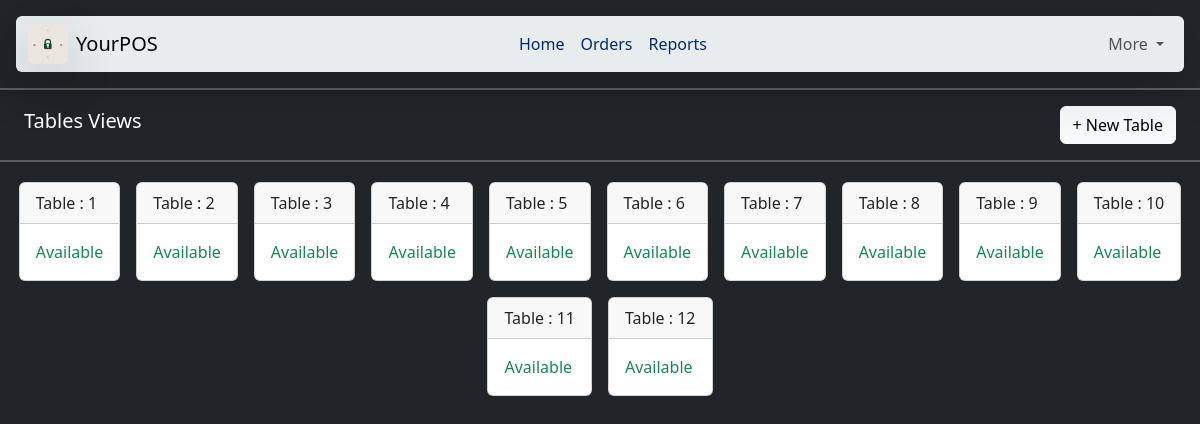
The page /orders on the database its author committed.
### home/models.py (models this page shows, shortened)
class TableInfo(models.Model):
    class Status(models.TextChoices):
        AVAILABLE = "A", "Available"
        OCCUPIED = "O", "Occupied"
    table_no = models.IntegerField(primary_key=True)
    status = models.CharField(
        max_length=1,
        choices=Status.choices,
        default=Status.AVAILABLE
    )

### home/views.py (the view, shortened to what this page needs)
# urls.py: path("orders", views.orders, name='orders'),
def orders(request):
    data = TableInfo.objects.all().order_by('table_no')
    return render(request, 'orders.html', {'items': data})

### templates/orders.html (shortened to what this page needs)
{% extends "base.html" %}
{% block body %}
<hr class="border border-light border-1">
<div class="container-fluid d-flex justify-content-between align-items-center px-4">
    <h5>Tables Views</h5>
    <button class="btn btn-light" data-bs-toggle="modal" data-bs-target="#addTableModal">+ New Table</button>
</div>
<hr class="border border-white border-1">
<div class="container-fluid">
    <div class="justify-content-center d-flex flex-wrap gap-2 my-3">
        {% for item in items %}
        <div class="card d-inline-flex m-1 hover-card">
            <a href="{% url 'createorders' item.pk %}">
            <div class="card-header">Table : {{ item.table_no }}</div>
            {% if item.status == "A" %}
                <div class="card-body text-success">{{ item.get_status_display }}</div>
            {% elif item.status == "O" %}
                <div class="card-body text-danger">{{ item.get_status_display }}</div>
            {% endif %}
            </a>
        </div>
        {% endfor %}
    </div>
</div>
{% endblock body %}

### templates/orders.html (style rules this page uses)
.hover-card { transition: transform 0.3s ease, box-shadow 0.3s ease; cursor: pointer; }
.hover-card a { text-decoration: none; color: inherit; }

### rows shown on the page
TableInfo: table_no "1", status "Available"
TableInfo: table_no "2", status "Available"
TableInfo: table_no "3", status "Available"
TableInfo: table_no "4", status "Available"
TableInfo: table_no "5", status "Available"
TableInfo: table_no "6", status "Available"
TableInfo: table_no "7", status "Available"
TableInfo: table_no "8", status "Available"
TableInfo: table_no "9", status "Available"
TableInfo: table_no "10", status "Available"
TableInfo: table_no "11", status "Available"
TableInfo: table_no "12", status "Available"
